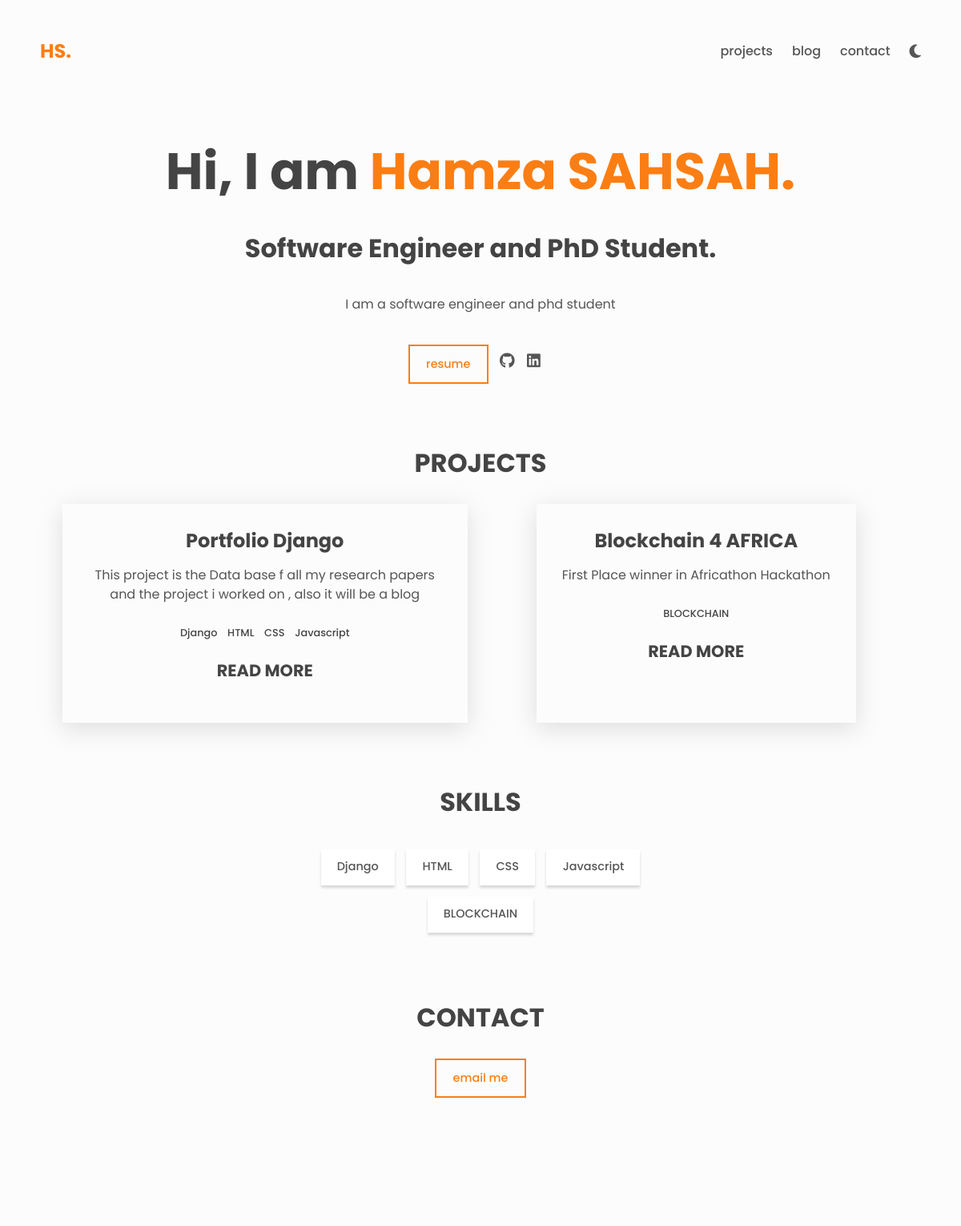
/, run on an earlier commit of the app's database.
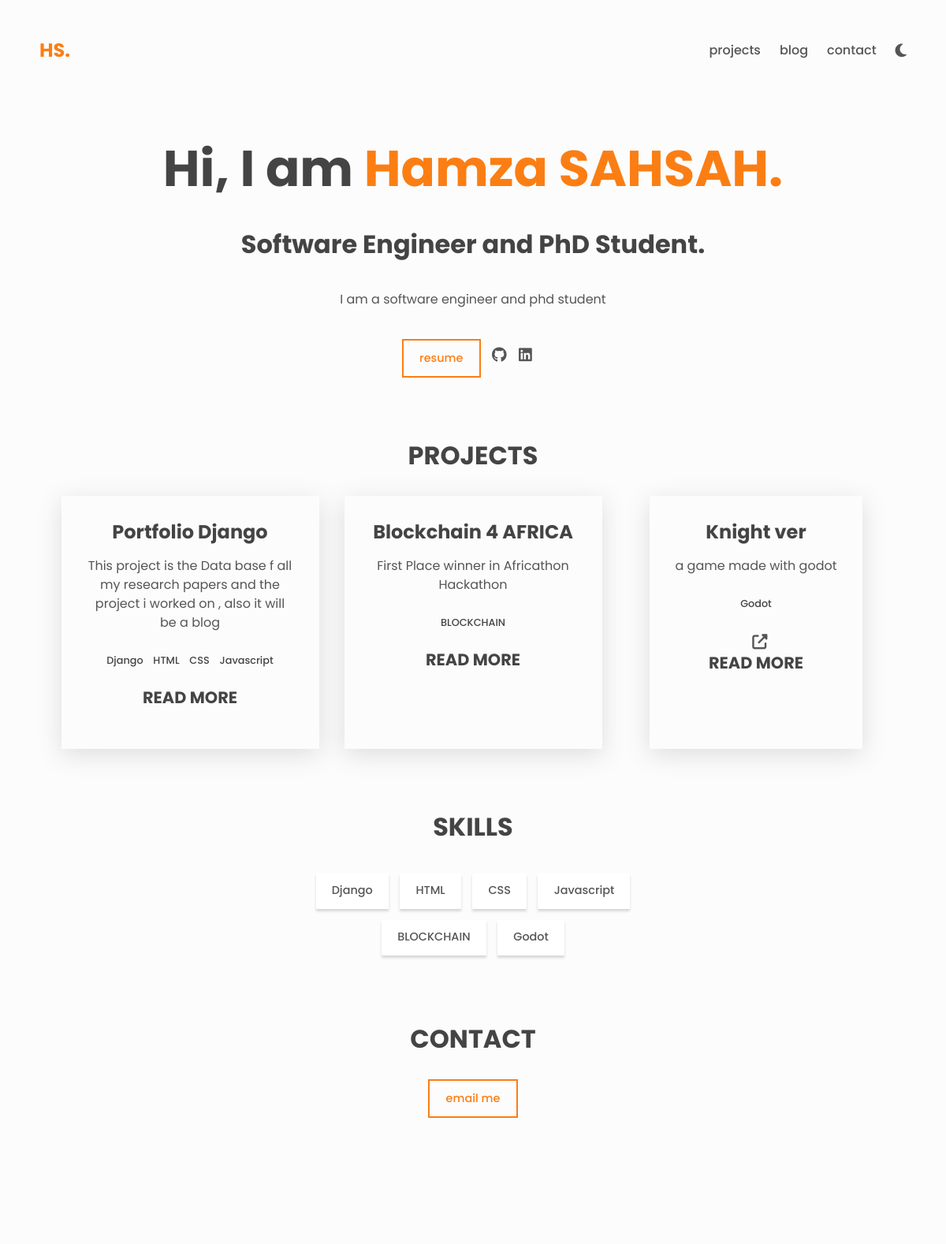
And on a later commit of the database.
### portfolio/models.py (models this page shows, shortened)
class Persone(models.Model):
    name = models.TextField()
    role = models.TextField()
    description = models.TextField()
    resume = models.FileField()
    contact = models.TextField()
    email = models.TextField()
    github = models.TextField()
    linkedin = models.TextField()

class Project(models.Model):
    name = models.TextField()
    technologies = models.ManyToManyField(Technology)
    description = models.TextField()
    source = models.TextField(blank=True)
    live_example = models.TextField(blank=True)
    articale = models.TextField(blank=True)
    images = models.ManyToManyField(DImage)

class Technology(models.Model):
    name = models.TextField()

### blog/views.py (the view)
# urls.py: path("", views.main_page, name="main"),
def main_page(request):
    projects = Project.objects.all()
    technologies = Technology.objects.all()
    persone = Persone.objects.all()
    return render(
        request,
        "main.html",
        {"persone": persone, "projects": projects, "technologies": technologies},
    )

### blog/templates/main.html (shortened to what this page needs)
{% extends "base.html" %}
{% block content %}
    <main>
      <div class="about center">
        {% for person in persone%}
        <h1>Hi, I am <span class="about__name">{{person.name}}.</span></h1>
        <h2 class="about__role">{{person.role}}.</h2>
        <p class="about__desc">
          {{person.description}}
        </p>
        <div class="about__contact center">
          <a href="{% url 'resume'%}">
            <span class="btn btn--outline">Resume</span>
          </a>
          <a
            href="{{person.github}}"
            aria-label="github"
            class="link link--icon"
          >
            <i aria-hidden="true" class="fab fa-github"></i>
          </a>
          <a
            href="{{person.linkedin}}"
            aria-label="linkedin"
            class="link link--icon"
          >
            <i aria-hidden="true" class="fab fa-linkedin"></i>
          </a>
        </div>
        {% endfor %}
      </div>
      <section id="projects" class="section projects">
        <h2 class="section__title">Projects</h2>
        <div class="projects__grid">
            {% for project in projects %}
    <div class="project">
            <h3>{{project.name}}</h3>
            <p class="project__description">
              {{project.description}}
            </p>
            <ul class="project__stack">
              {% for tech in project.technologies.all %}
              <li class="project__stack-item">{{tech.name}}</li>
              {% endfor %}
            </ul>
            {% if  project.live_example %}
            <a
              href="{{project.live_example}}"
              aria-label="live preview"
              class="link link--icon"
            >
              <i aria-hidden="true" class="fas fa-external-link-alt"></i>
            </a>
            {% endif %}
            <h4 class="section__title"><a href={% url 'project' project.id %}>Read More</a></h4>
          </div>
        {% endfor %}
      </section>
      <section class="section skills" id="skills">
        <h2 class="section__title">Skills</h2>
        <ul class="skills__list">
          {% for tech in technologies%}
          <li  class="skills__list-item btn btn--plain">{{tech.name}}</li>
          {% endfor %}
        </ul>
      </section>
      <section class="section contact center" id="contact">
        <h2 class="section__title">Contact</h2>
        {% for person in persone%}
        <a href="mailto:{{person.email}}">
          <span class="btn btn--outline">Email me</span>
        </a>
        {% endfor %}
      </section>
    </main>
    <footer class="footer">
    </footer>
{% endblock content %}

### blog/templates/base.html (shortened to what this page needs)
{% load static %}
<!doctype html>
<html lang="en">
  <head>
    <link rel="stylesheet" href="{% static 'style.css' %}" />
  </head>
  <body class="light" id="top">
    <header class="header center">
      <h3>
        <a href="{% url 'main' %}" class="link"
          >HS.</a
        >
      </h3>
      <nav class="nav center">
        <ul class="nav__list center">
          <li class="nav__list-item">
            <a class="link link--nav" href="{% url 'projects' %}">Projects</a>
          </li>
          <li class="nav__list-item">
            <a class="link link--nav" href="{% url 'blogs' %}">Blog</a>
          </li>
          <li class="nav__list-item">
            <a class="link link--nav" href="{% url 'contact' %}">Contact</a>
          </li>
        </ul>
         <button type="button" aria-label="toggle theme" class="btn btn--icon">
          <i aria-hidden="true" id="btn-theme" class="fas fa-moon"></i>
        </button>
      </nav>
    </header>
       <main>
        {% block content %}{% endblock content %}
      </main>
      </body>
</html>

### blog/static/style.css (style rules this page uses)
* { padding: 0; margin: 0; border: 0; outline: 0; background-color: inherit; color: inherit; font-family: inherit; font-size: inherit; box-shadow: none; box-sizing: border-box; }
html { scroll-behavior: smooth; }
body { font-family: "Poppins", sans-serif; line-height: 1.5; color: var(--clr-fg); background-color: var(--clr-bg); }
.light { --clr-bg: #fcfcfc; --clr-bg-alt: #fff; --clr-fg: #555; --clr-fg-alt: #444; --clr-primary: #fb7e14; --clr-secondary: #fac08e; --shadow: rgba(100, 100, 111, 0.2) 0px 7px 29px 0px; }
h1, h2, h3, h4 { line-height: 1.2; color: var(--clr-fg-alt); }
h1 { font-size: 4rem; }
h2 { font-size: 2rem; }
h3 { font-size: 1.5rem; }
h4 { font-size: 1.3rem; }
ul { list-style-type: none; }
a { text-decoration: none; }
button { cursor: pointer; }
.link { color: var(--clr-primary); padding: 0 0 0.3em 0; position: relative; }
.link::before { content: ""; display: inline; width: 0%; height: 0.2em; position: absolute; bottom: 0; background-color: var(--clr-secondary); transition: width 0.2s ease-in; }
.link--nav { color: var(--clr-fg); text-transform: lowercase; font-weight: 500; }
.link--icon { color: var(--clr-fg); font-size: 1.2rem; }
.btn { display: block; padding: 0.8em 1.4em; font-weight: 500; font-size: 0.9rem; text-transform: lowercase; transition: transform 0.2s ease-in-out; }
.btn--outline { color: var(--clr-primary); border: 2px solid var(--clr-primary); position: relative; overflow: hidden; z-index: 1; }
.btn--outline:before { content: ""; position: absolute; background-color: var(--clr-primary); right: 100%; bottom: 0; left: 0; top: 0; z-index: -1; transition: right 0.2s ease-in-out; }
.btn--plain { text-transform: initial; background-color: var(--clr-bg-alt); box-shadow: rgba(0, 0, 0, 0.15) 0px 3px 3px 0px; border: 0; }
.btn--icon { padding: 0; font-size: 1.2rem; }
.center { display: flex; align-items: center; }
.header { height: 8em; max-width: 1100px; width: 95%; margin: 0 auto; justify-content: space-between; }
main { max-width: 1100px; width: 95%; margin: 0 auto; }
.section { margin-top: 5em; }
.section__title { text-align: center; margin-bottom: 1em; text-transform: uppercase; }
.nav__list { margin-right: 1.5em; display: flex; }
.nav__list-item { margin-left: 1.5em; }
.about { flex-direction: column; margin-top: 3em; }
.about__name { color: var(--clr-primary); }
.about__role { margin-top: 1.2em; }
.about__desc { font-size: 1rem; max-width: 600px; }
.about__desc, .about__contact { margin-top: 2.4em; }
.about .link--icon { margin-right: 0.8em; }
.about .btn--outline { margin-right: 1em; }
.projects__grid { max-width: 1100px; margin: 0 auto; display: grid; grid-template-columns: repeat(auto-fit, minmax(18em, 1fr)); grid-gap: 2em; }
.project { padding: 2em; margin: 0 auto; text-align: center; box-shadow: var(--shadow); transition: transform 0.2s linear; }
.project__description { margin-top: 1em; }
.project__stack { display: flex; flex-wrap: wrap; justify-content: center; margin: 1.2em 0; }
.project__stack-item { margin: 0.5em; font-weight: 500; font-size: 0.8rem; color: var(--clr-fg-alt); }
.project .link--icon { margin-left: 0.5em; }
.skills__list { max-width: 450px; width: 95%; margin: 0 auto; display: flex; flex-wrap: wrap; justify-content: center; }
.skills__list-item { margin: 0.5em; }
.contact { flex-direction: column; }
.footer { padding: 3em 0; margin-top: 4em; text-align: center; }

What changed in the data, as far as the page shows it:
added Project: name "Knight ver", description "a game made with godot"
added Technology: name "Godot"
